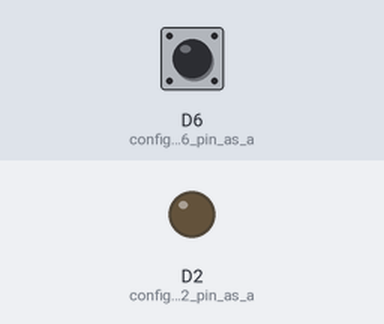
The sketch below on a simulated ESP8266 (NodeMCU). Shown: output pins drawn as LEDs (lit = HIGH). The inputs (shaded band) are chosen by the test bench; at power-on: D6 (configure_the_D6_pin_as_a) HIGH.

Above: at 1.2 s.
1.3 s: D6 (configure_the_D6_pin_as_a) pulled LOW for 0.15 s
At 1.37 s:
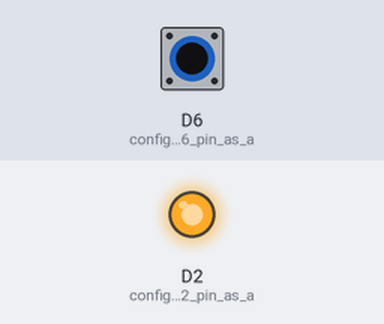
2.9 s: D6 (configure_the_D6_pin_as_a) pulled LOW for 3.2 s
At 7.2 s:
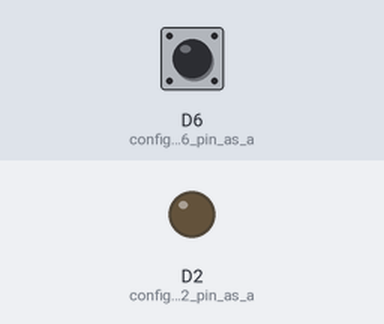
Timing chart, 0 to 8.7 s (numbered marks = the images above; inputs shaded):
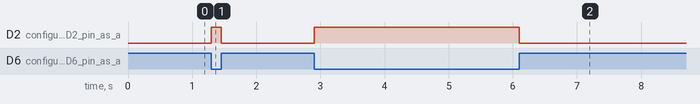

Measured:
- after the input at 1.3 s, D2 (configure_the_D2_pin_as_a): LOW → HIGH at once, → LOW 0.15 s later
- after the input at 2.9 s, D2 (configure_the_D2_pin_as_a): LOW → HIGH at once, → LOW 3.2 s later

The sketch:

Lab1Part4.ino
```cpp
// Filename: Lab1Part4.ino
// Author: Max Lan
// Date: 06/20/2024
// Description: This file controls the external LED with a tactile switch such that if button is pressed, the LED turns on, else
//              the LED remains turned off.
void setup() {
  // initialize digital pin LED_BUILTIN as an output.
  pinMode(D2, OUTPUT); // configure the D2 pin as an output on the microcontroller (used for LED)
  pinMode(D6, INPUT_PULLUP); // configure the D6 pin as an input active HIGH on the microcontroller (used for tactile switch)
}

void loop() {
  // put your main code here, to run repeatedly:
  int push = digitalRead(D6); // initializing the push variable based on state of the tactile switch (starting at active HIGH)

  // conditional to light up the LED when the switch is pressed, and remains off it not.
  if (push) {
    digitalWrite(D2, LOW); // setting the value of the D2 pin to LOW (turning off)
  } else {
    digitalWrite(D2, HIGH); // setting the value of the D2 pin to HIGH (turning on)
  }
}
```
